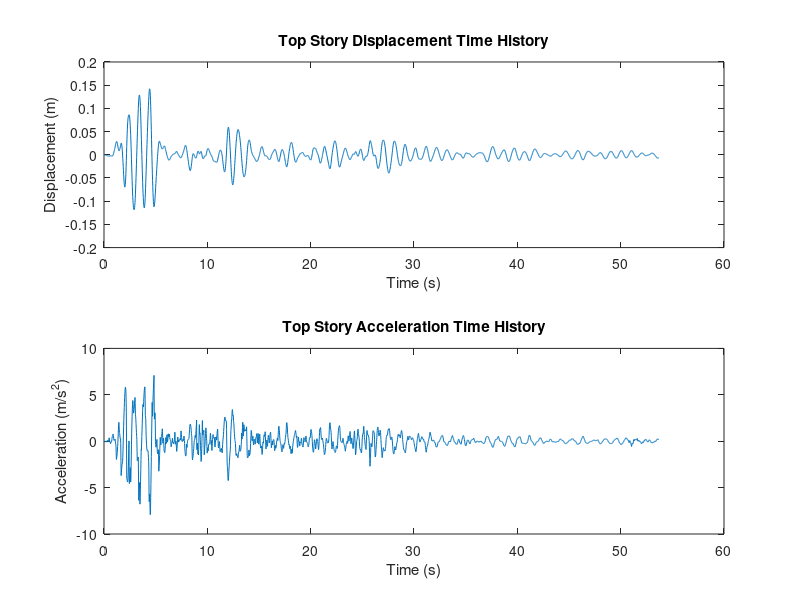

MATLAB code for this plot:
% Define the parameters for the isolation layer and stories
mass_isolation = 500; % kg
stiffness_isolation = 200 * 1e3; % N/m
damping_isolation = 2; % kN/(m·s)
damping_isolation = damping_isolation * 1e3; % Convert to N/(m·s)

mass_story = 1000; % kg
stiffness_story = 500 * 1e3; % N/m
damping_ratio = 0.05; % Rayleigh damping ratio
dt = 0.02; % time interval in seconds
g = 9.81; % gravity in m/s^2
PGA = 0.40 * g; % Peak Ground Acceleration in m/s^2

% Read the seismic wave data
acceleration_data = load('GM1.txt');
time = (0:length(acceleration_data)-1)' * dt;

% Normalize the acceleration data to the specified PGA
acceleration_data = acceleration_data / max(abs(acceleration_data)) * PGA;

% Define the number of stories including the isolation layer
n_stories = 4;

% Mass matrix
M = mass_story * eye(n_stories);
M(1,1) = mass_isolation; % Mass of the isolation layer

% Stiffness matrix
K = zeros(n_stories);
K(1,1) = stiffness_isolation + stiffness_story;
K(1,2) = -stiffness_story;
K(2,1) = -stiffness_story;
for i = 2:n_stories-1
    K(i,i) = 2 * stiffness_story;
    K(i,i-1) = -stiffness_story;
    K(i,i+1) = -stiffness_story;
end
K(n_stories,n_stories) = stiffness_story;
K(n_stories,n_stories-1) = -stiffness_story;

% Compute the eigenvalues and eigenvectors
[V, D] = eig(K, M);
omega = sqrt(diag(D));

% Rayleigh damping coefficients
omega1 = omega(1);
omega2 = omega(2);
alpha = 2 * omega1 * omega2 * (damping_ratio * omega2 - damping_ratio * omega1) / (omega2^2 - omega1^2);
beta = 2 * (damping_ratio * omega2 - damping_ratio * omega1) / (omega2^2 - omega1^2);

% Damping matrix
C = alpha * M + beta * K;
C(1,1) = C(1,1) + damping_isolation; % Adding damping coefficient of the isolation layer

% Newmark-beta method parameters
beta_n = 1/4;
gamma = 1/2;

% Initial conditions
u = zeros(n_stories, 1);
u_dot = zeros(n_stories, 1);
u_dot_dot = zeros(n_stories, 1);
u_dot_dot_p = zeros(n_stories, 1);

% Initialize arrays to store results
displacement = zeros(length(time), 1);
acceleration = zeros(length(time), 1);

% Effective stiffness matrix
K_eff = K + gamma / (beta_n * dt) * C + 1 / (beta_n * dt^2) * M;

% Time-stepping loop
for i = 1:length(time)
    % Calculate effective force vector
    F_eff = -M * acceleration_data(i) * ones(n_stories, 1) + M * (1 / (beta_n * dt^2) * u + 1 / (beta_n * dt) * u_dot + (1 / (2 * beta_n) - 1) * u_dot_dot) + C * (gamma / (beta_n * dt) * u + (gamma / beta_n - 1) * u_dot + dt * (gamma / (2 * beta_n) - 1) * u_dot_dot);
    
    % Solve for displacement
    u_new = K_eff \ F_eff;
    
    % Calculate new acceleration and velocity
    u_dot_dot_new = 1 / (beta_n * dt^2) * (u_new - u) - 1 / (beta_n * dt) * u_dot - (1 / (2 * beta_n) - 1) * u_dot_dot;
    u_dot_new = u_dot + dt * ((1 - gamma) * u_dot_dot + gamma * u_dot_dot_new);
    
    % Update displacements, velocities, and accelerations
    u = u_new;
    u_dot = u_dot_new;
    u_dot_dot = u_dot_dot_new;
    
    % Store top story displacement and acceleration
    displacement(i) = u(end);
    acceleration(i) = u_dot_dot(end);
end

% Save results to files
topFloDisIso = [time, displacement];
topFloAccIso = [time, acceleration];
save('topFloDisIso.txt', 'topFloDisIso', '-ascii');
save('topFloAccIso.txt', 'topFloAccIso', '-ascii');

% Plot results
figure;
subplot(2, 1, 1);
plot(time, displacement);
title('Top Story Displacement Time History');
xlabel('Time (s)');
ylabel('Displacement (m)');

subplot(2, 1, 2);
plot(time, acceleration);
title('Top Story Acceleration Time History');
xlabel('Time (s)');
ylabel('Acceleration (m/s^2)');
